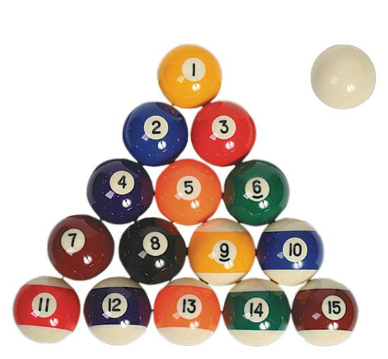
#> input picture 이미지 다루기 및 데이터셋 구축/DAY46-22_12_07_OpenCV/Billiards.png, 388 x 359 px, found by its file name
$ python 2_1_opening.py
#> lines starting #> are read from the running program, lines starting #| are printed output that depends on the picture; after the words box and inside, x2 and y2 are one past the last pixel; in counts of white or black regions, pixels touching at a corner belong together
'''
opening : erosion -> dilation (to delete dot noise)
점 잡음을 제거하기 위해서
'''

import numpy as np
import cv2
import matplotlib.pyplot as plt

img = cv2.imread('./Billiards.png', cv2.IMREAD_GRAYSCALE)
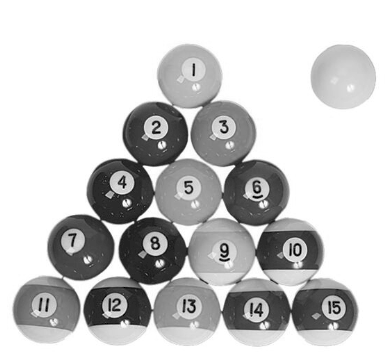
#> img: shape (359, 388); min 0, max 255, mean 202.7

_, mask = cv2.threshold(img, 230, 255, cv2.THRESH_BINARY_INV)
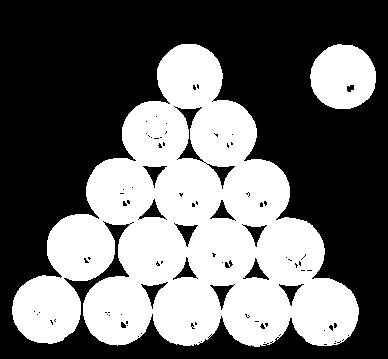
#> mask: shape (359, 388); 41.4% white; 2 white regions, box (x1, y1, x2, y2) and area: (12, 44, 359, 347) 54277, (310, 44, 376, 109) 3343

# datatype : int, float
kernel = np.ones((3,3), np.uint8)

N = 5
idx = 1
plt.figure(figsize=(15,8))
for i in range(1,N):
    erosion = cv2.erode(mask, kernel, iterations=i)
    opening = cv2.dilate(erosion, kernel, iterations=i)
    # 내장된 함수 morphologyEx로 더욱 쉽게 opening가능
    f_opening = cv2.morphologyEx(mask, cv2.MORPH_OPEN, kernel, iterations=i)

    plt.subplot(N, 2, idx)
    idx += 1
    plt.imshow(opening, 'gray')
    plt.title(f'{i} manual opening')


    plt.subplot(N, 2, idx)
    plt.imshow(f_opening, 'gray')
    plt.title(f'{i} function opening')
    idx+=1
#> this loop made 4 passes
#> pass 1, `erosion = cv2.erode(mask, kernel, iterations=i)`:
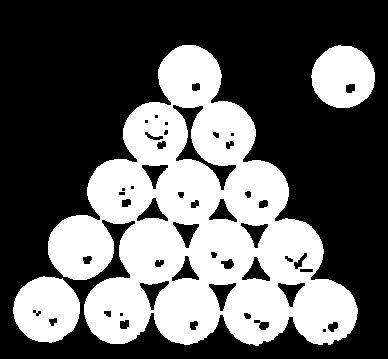
#> erosion: shape (359, 388); 37.8% white; 3 white regions, box (x1, y1, x2, y2) and area: (48, 45, 358, 346) 46276, (13, 276, 80, 343) 3382, (311, 45, 375, 108) 3052
#> pass 1, `opening = cv2.dilate(erosion, kernel, iterations=i)`:
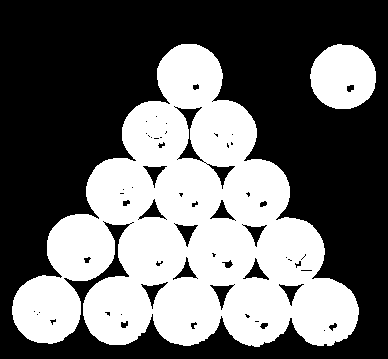
#> opening: shape (359, 388); 41.2% white; 2 white regions, box (x1, y1, x2, y2) and area: (12, 44, 359, 347) 54095, (310, 44, 376, 109) 3342
#> pass 2, `erosion = cv2.erode(mask, kernel, iterations=i)`:
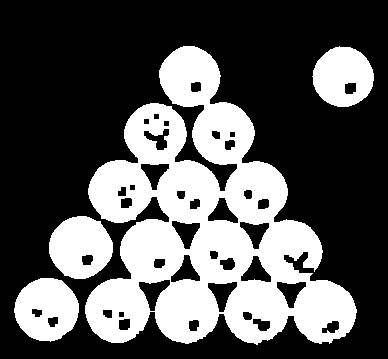
#> erosion: shape (359, 388); 34.2% white; 4 white regions, box (x1, y1, x2, y2) and area: (85, 46, 357, 345) 38825, (14, 278, 79, 342) 3045, (49, 216, 113, 279) 3005, (312, 46, 374, 107) 2762
#> after the loop:
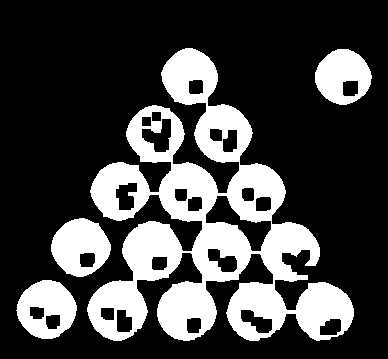
#> erosion: shape (359, 388); 26.5% white; 4 white regions, box (x1, y1, x2, y2) and area: (87, 48, 354, 341) 29994, (51, 218, 111, 277) 2413, (16, 280, 77, 339) 2364, (315, 49, 372, 105) 2188
#> after the loop, idx = 9
plt.show()
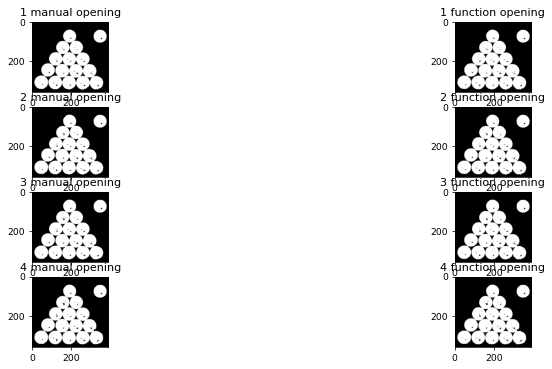
#> figure drawn by matplotlib, 8 panels
